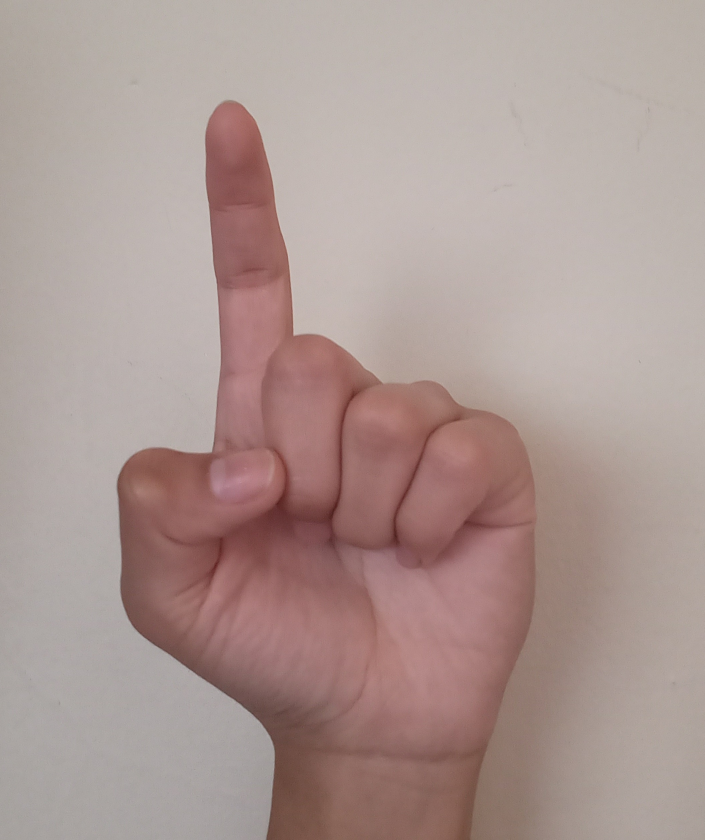
#> input picture Images/Z.jpg, 2114 x 2520 px, given in place of Z.jpeg, which was not available (shown at 1/3 size)
$ python code_0.py
#> lines starting #> are read from the running program, lines starting #| are printed output that depends on the picture; after the words box and inside, x2 and y2 are one past the last pixel; in counts of white or black regions, pixels touching at a corner belong together; pictures that were not available may be replaced by others from this repository, and a replacement may not be noted
#> further down, imagen is the input picture: shape (2520, 2114, 3); mean B, G, R 147.3, 151.9, 172
# Librerias
import cv2 as cv
import numpy as np
from skimage import io
from skimage import filters

# Pre-procesamiento de imagen
def algoritmo_region_bordes(imagen):
    # Eliminación de ruido - Preprocesamiento (2)
    im_ruido = cv.pyrMeanShiftFiltering(imagen,sp=30,sr=50)
    tamanio_imagen('Imagen sin ruido')
    cv.imshow('Imagen sin ruido', im_ruido)

    # Escala de grises - Preprocesamiento (3)
    im_gris = cv.cvtColor(im_ruido, cv.COLOR_BGR2GRAY)
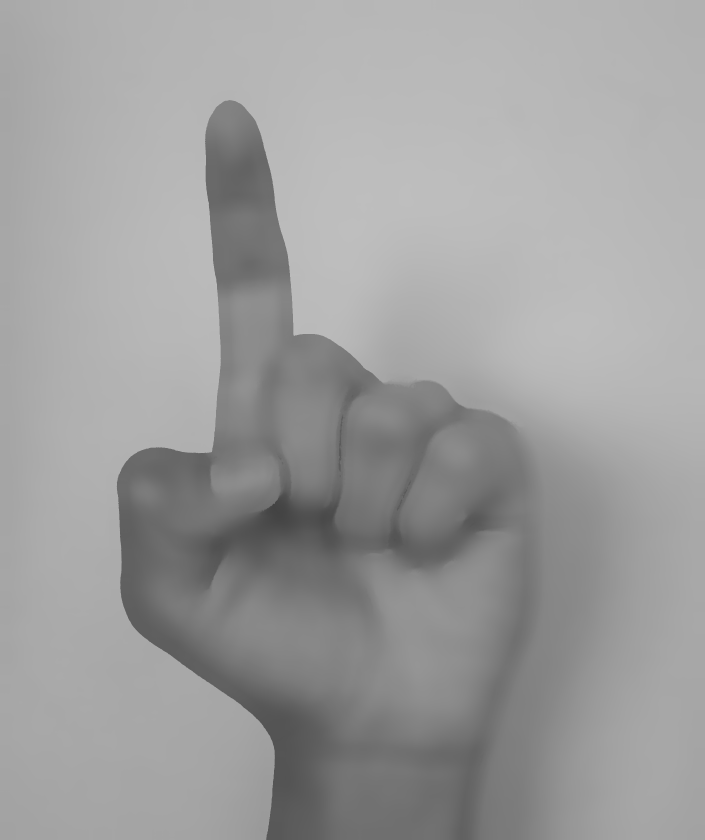
#> im_gris: shape (2520, 2114) (shown at 1/3 size); min 67, max 190, mean 157.6
    tamanio_imagen('Imagen a escala de grises')
    cv.imshow('Imagen a escala de grises', im_gris)

    # Binarización | Binarización de Otsu - Segmentación (4)
    ret, im_binaria = cv.threshold(im_gris, 0, 255, cv.THRESH_BINARY | cv.THRESH_OTSU)
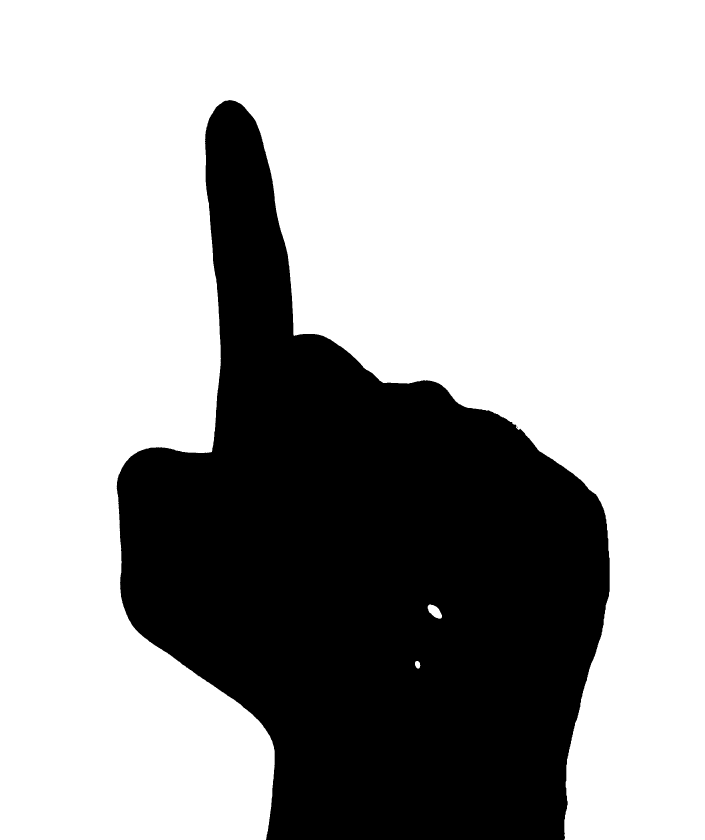
#> im_binaria: shape (2520, 2114) (shown at 1/3 size); 66.8% white; 2 black regions (1 under 20 px), largest, box (x1, y1, x2, y2) and area: (350, 300, 1829, 2520) 1768109
#> ret = 148
    tamanio_imagen('Imagen binarizada')
    cv.imshow('Imagen binarizada', im_binaria)

    # Detección de bordes - Segmentación (5)
    img_filtro1 = filters.sobel(im_binaria)
    tamanio_imagen('Imagen con filtro Sobel')
    cv.imshow('Imagen con filtro Sobel', img_filtro1)


    # Operaciones morfologicas - Segmentación (6)
    kernel = cv.getStructuringElement(cv.MORPH_RECT, (3, 3))
    apertura = cv.morphologyEx(im_binaria, cv.MORPH_OPEN, kernel=kernel, iterations=2)
#> apertura: shape (2520, 2114); 66.8% white; 1 black region, box (x1, y1, x2, y2) and area: (350, 300, 1829, 2520) 1768204
    dilatacion = cv.dilate(apertura, kernel, iterations=3)
#> dilatacion: shape (2520, 2114); 67.2% white; 1 black region, box (x1, y1, x2, y2) and area: (353, 304, 1826, 2520) 1747185
    tamanio_imagen('Imagen dilatada')
    cv.imshow("Imagen dilatada", dilatacion)

   # Umbralización - Segmentación (7)
    th, im_umbral = cv.threshold(apertura, 80, 150, cv.THRESH_BINARY_INV);
    tamanio_imagen('Imagen umbralizada')
    cv.imshow("Imagen umbralizada", im_umbral)

    # Copia de la imagen umbralizada - Segmentación (8)
    im_umbral_copia = im_umbral.copy()
    tamanio_imagen('Imagen segmentada inundada')
    cv.imshow("Imagen segmentada inundada", im_umbral_copia)

    # Mascara para rellenar con 2 pixeles mayores a la imagen - Segmentación (9)  [Relleno]
    a, l = im_umbral.shape[:2]
#> a = 2520; l = 2114
    mascara = np.zeros((a+2, l+2), np.uint8)

    # Rellenando desde el punto (0, 0) al 255
    cv.floodFill(im_umbral_copia, mascara, (0,0), 255);
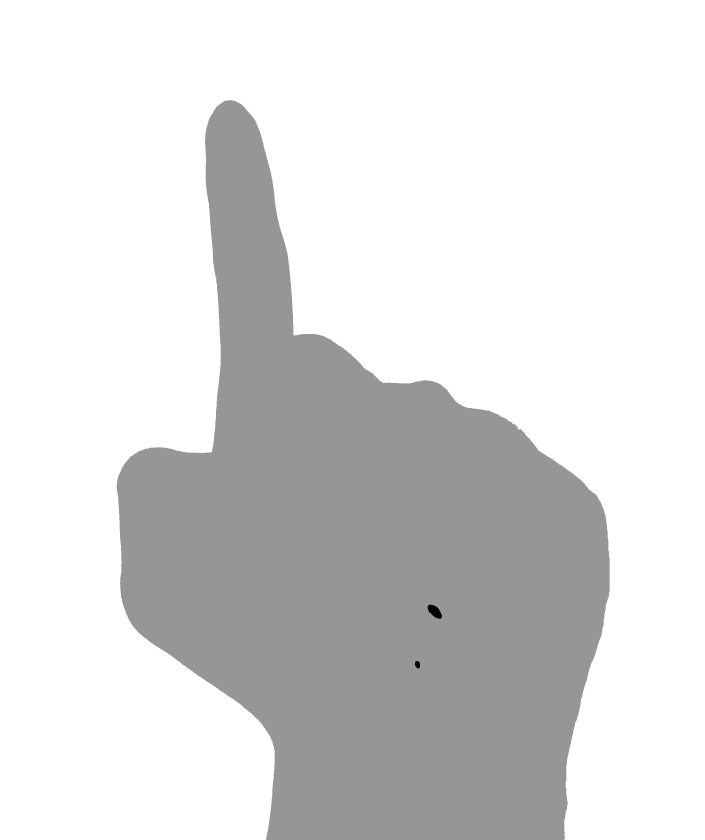
#> im_umbral_copia: shape (2520, 2114) (shown at 1/3 size); min 0, max 255, mean 220.1

    # Invertido del relleno de la imagen - Segmentación (10) [Relleno invertido]
    im_seg_inv = cv.bitwise_not(im_umbral_copia)
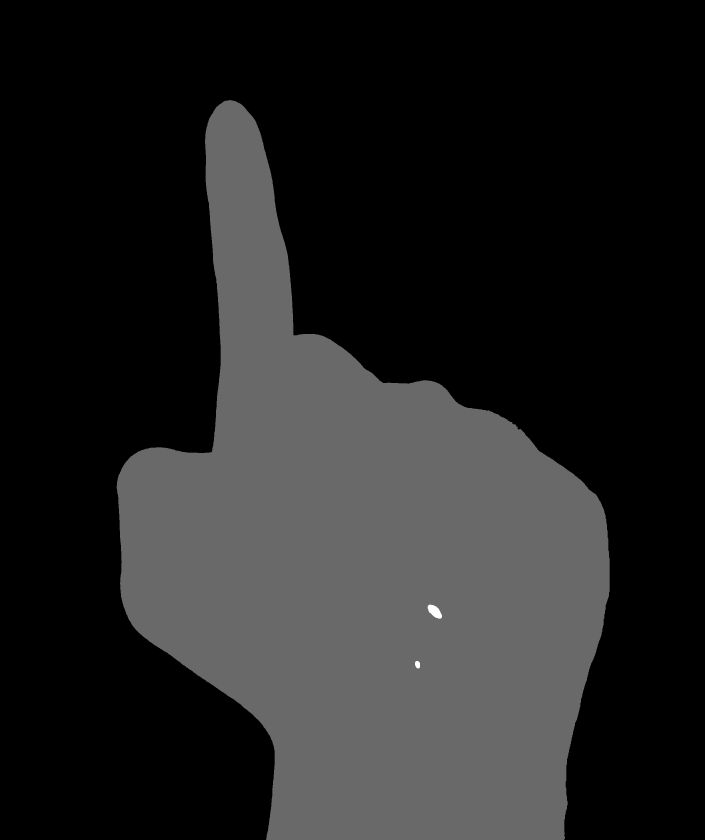
#> im_seg_inv: shape (2520, 2114) (shown at 1/3 size); min 0, max 255, mean 34.9
    tamanio_imagen('Imagen segmentada invertida')
    cv.imshow("Imagen segmentada invertida", im_seg_inv)

    # Combinación de imagenes para obtener imagen rellenada - Segmentación (11)
    im_combinada = im_umbral | im_seg_inv
#> im_combinada: shape (2520, 2114); 33.2% white; 1 white region, box (x1, y1, x2, y2) and area: (350, 300, 1829, 2520) 1769598
    tamanio_imagen('Imagen combinada rellena')
    cv.imshow("Imagen combinada rellena", im_combinada)

    # Binarización de otsu - Segmentación (12)
    ret, im_binaria2 = cv.threshold(im_combinada, 0, 255, cv.THRESH_BINARY | cv.THRESH_OTSU)
#> ret = 0
    tamanio_imagen('Imagen binaria rellena')
    cv.imshow('Imagen binaria rellena', im_binaria2)

    # Etiquetado - Técnicas y funciones de python (13)
    distancia = cv.distanceTransform(im_binaria2, cv.DIST_L2, 3)
    distancia_salida = cv.normalize(distancia, 0, 1.0, cv.NORM_MINMAX)
    ret, superficie = cv.threshold(distancia_salida, distancia_salida.max() * 0.3, 255, cv.THRESH_BINARY)
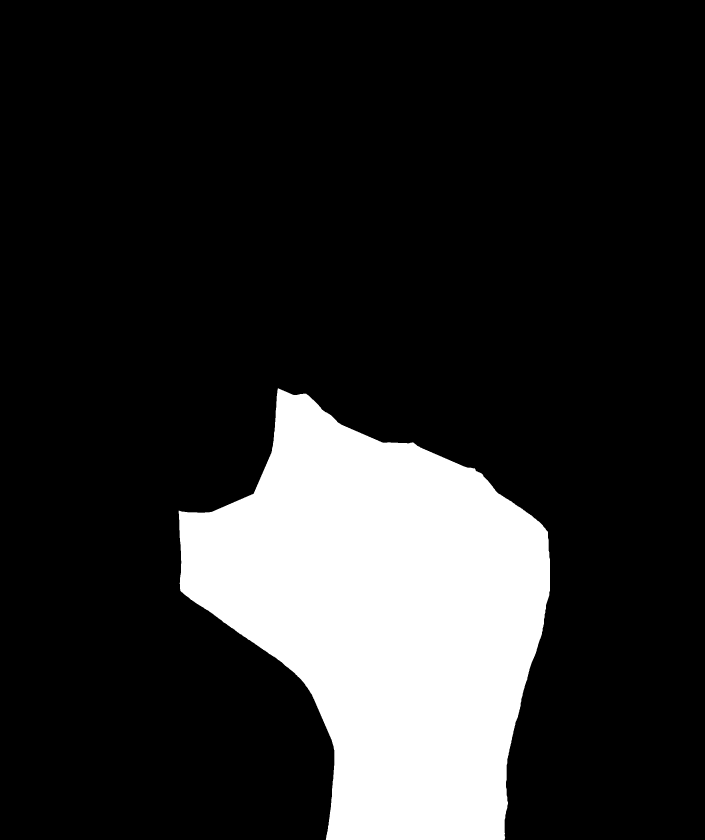
#> superficie: shape (2520, 2114) float32 (shown at 1/3 size); 17.5% white; 1 white region, box (x1, y1, x2, y2) and area: (536, 1165, 1650, 2520) 929922
#> ret = 0.000514

    # Marcadores de superficie a 8 bits - Técnicas y funciones de python (13.1)
    superficie_8 = np.uint8(superficie)
    superficie_desconocida = cv.subtract(dilatacion, superficie_8)      #dilatacion
#> superficie_desconocida: shape (2520, 2114); 67.2% white; 1 black region, box (x1, y1, x2, y2) and area: (353, 304, 1826, 2520) 1749383
    # Etiquetado
    ret, etiquetado = cv.connectedComponents(superficie_8)
#> ret = 2
    print("Total de regiones:",ret)
#| Total de regiones: 2

    # Agregamos 1
    etiquetado = etiquetado + 1
#> etiquetado: shape (2520, 2114) int32; values 1 (black) and 2 (white), 17.5% white; 1 white region
    # Región desconocida como 0
    etiquetado[superficie_desconocida == 255] = 0
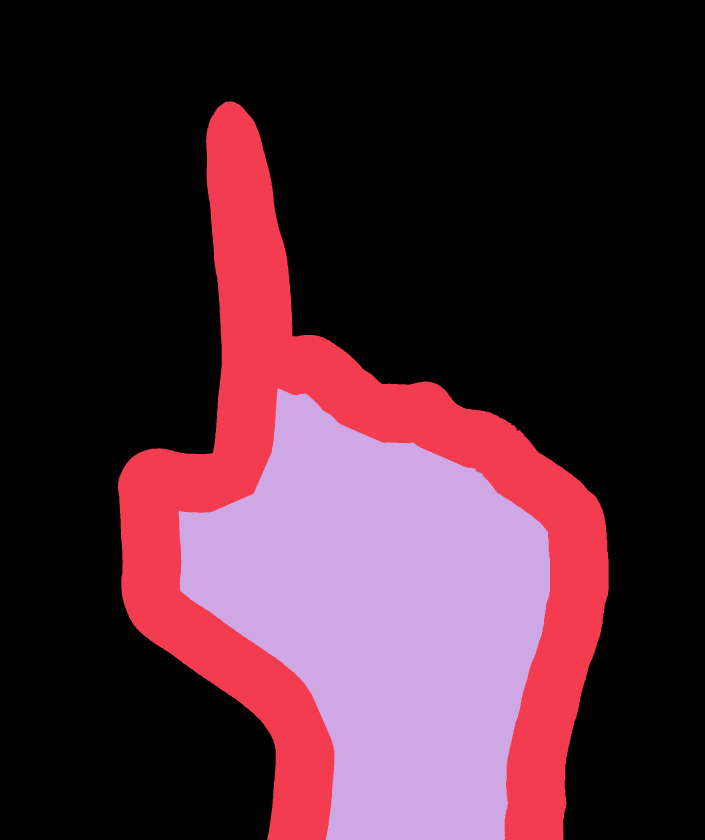
#> etiquetado: shape (2520, 2114) int32 (shown at 1/3 size); 3 distinct labels, from 0 to 2; one colour per label, 0 black

    etiquetado = cv.watershed(imagen, markers=etiquetado)
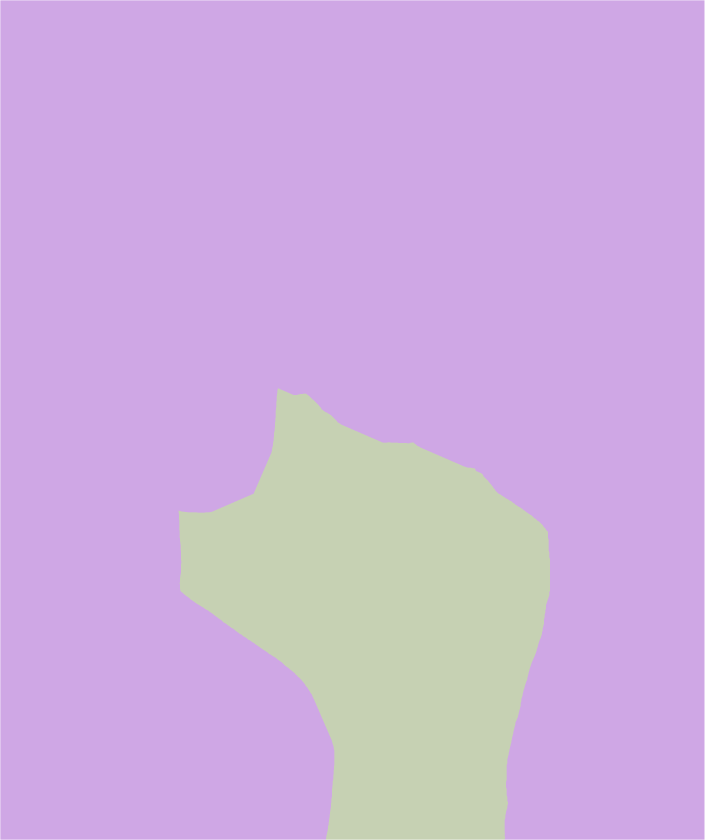
#> etiquetado: shape (2520, 2114) int32 (shown at 1/3 size); 3 distinct labels, from -1 to 2; one colour per label, 0 black, -1 white
    imagen[etiquetado == -1] = [0, 0, 255]
    tamanio_imagen('Imagen etiquetada')
    cv.imshow('Imagen etiquetada', imagen)
    #Fin etiquetado

    #Proceso de realzado de contorno - Técnicas y funciones de python (14)
    contorno,ret = cv.findContours(im_binaria2, cv.RETR_TREE, cv.CHAIN_APPROX_SIMPLE)
#> contorno = 1 contour; box (x1, y1, x2, y2) and area: (350, 300, 1829, 2520) 1766502; ret = [[-1, -1, -1, -1]]
    #Dibuja el contorno color lila
    cv.drawContours (imagen, contorno, -1,(128, 0, 128),3)
    tamanio_imagen('Imagen contorneada')
    cv.imshow('Imagen contorneada', imagen)

# Tamaño de imagen
def tamanio_imagen(nombre_imagen):
    cv.namedWindow(nombre_imagen, cv.WINDOW_NORMAL)
    cv.resizeWindow(nombre_imagen, 500, 550)

# Adquisición de imagen (1)
imagen = cv.imread('Images/Z.jpeg')
tamanio_imagen('Imagen original')
cv.imshow('Imagen original', imagen)
# Procesamiento de imagen
algoritmo_region_bordes(imagen)
cv.waitKey(0)
cv.destroyAllWindows()
